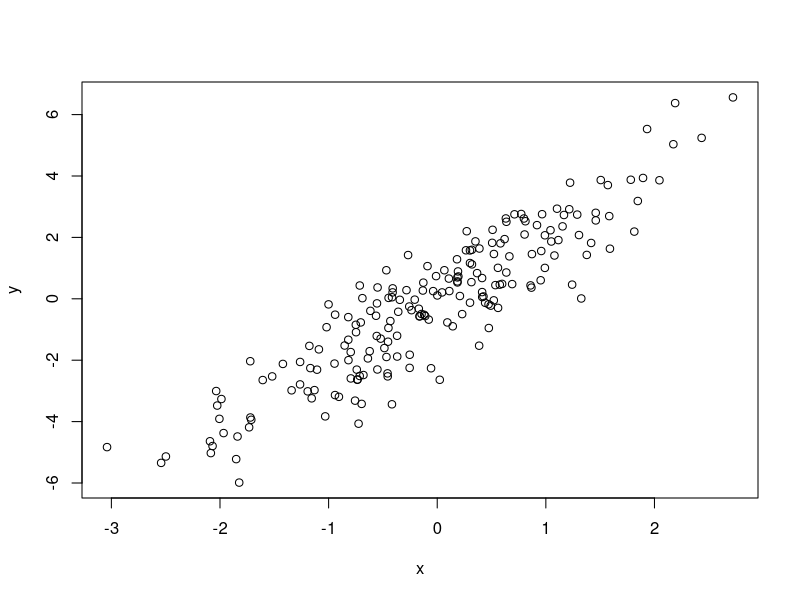
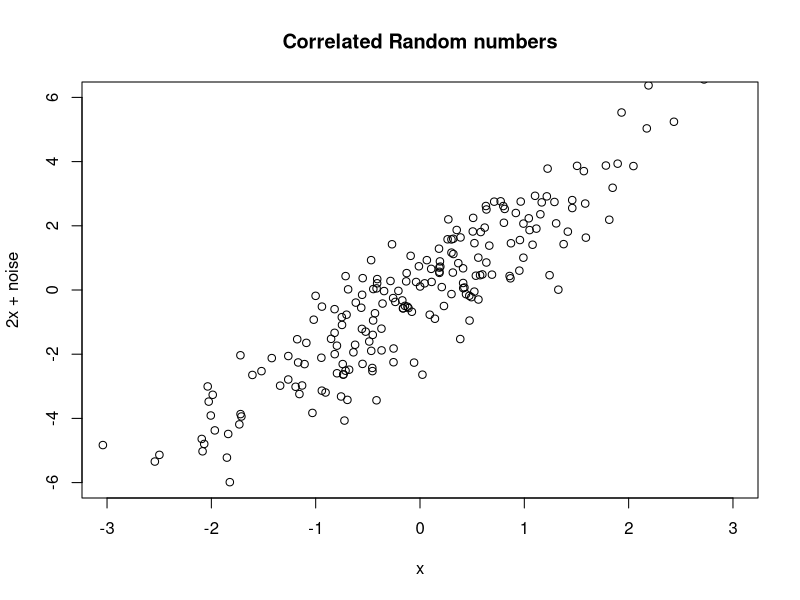
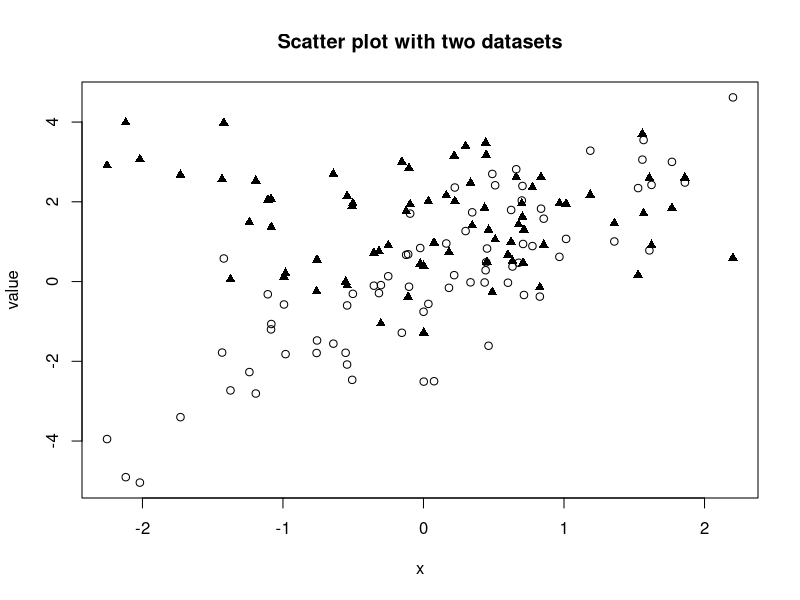
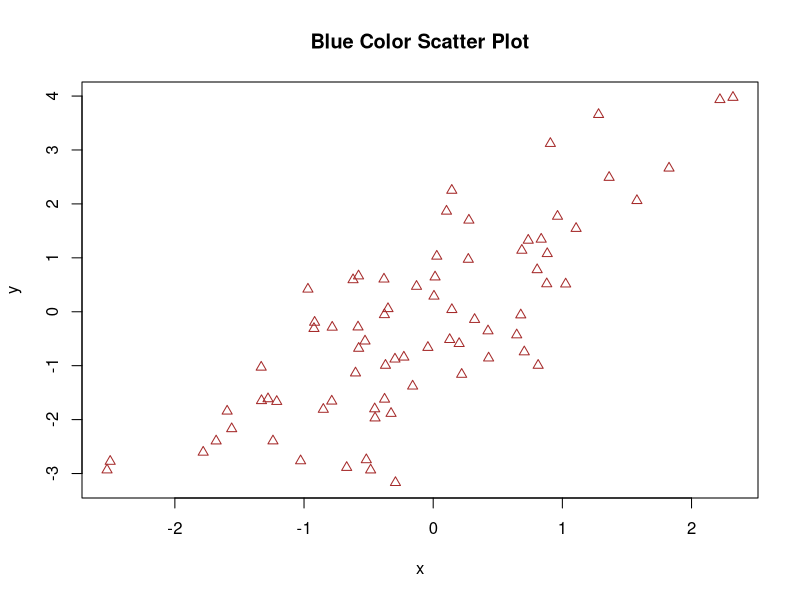
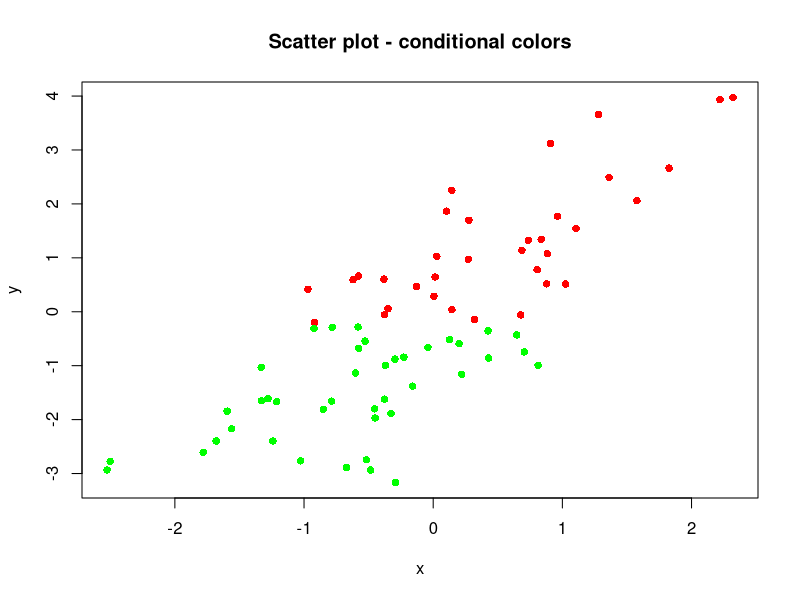

These charts were generated, in order, by the following R code:
# Scatter plot
# //xlab and y lab is used to give the names of x and y axis
x <- rnorm(200)
y <- 2*x + rnorm(200)
plot(x,y)
plot(x, y, main = "Correlated Random numbers",
     xlab = "x", ylab = "2x + noise",xlim = c(-3, 3), ylim = c(-6, 6))

#when you want to plot a char which is using same x axis then poins() is used.
x <- rnorm(75)
y <- 1.5*x + rnorm(75)
z <- sqrt(1 + x ^ 2) + rnorm(75)
plot(x, y, pch = 1,
     xlim = range(x), ylim = range(y, z),
     xlab = "x", ylab = "value")
points(x, z, pch = 17)
title("Scatter plot with two datasets")

#we can also change the pointer in chart using pch
#and we can also give color to pointer using col.
x <- rnorm(75)
y <- 1.5*x + rnorm(75)
plot(x, y, pch = 2, col = "brown", 
     main = "Blue Color Scatter Plot")
#we can also use ifelse() to check condtition.
plot(x, y, pch = 16,
     col = ifelse(y >= mean(y), "red", "green"),
     main = "Scatter plot - conditional colors")